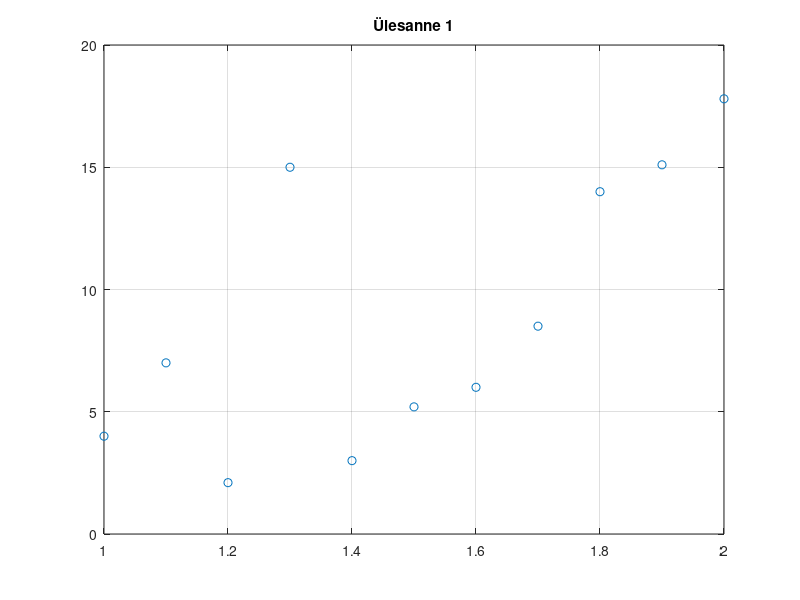
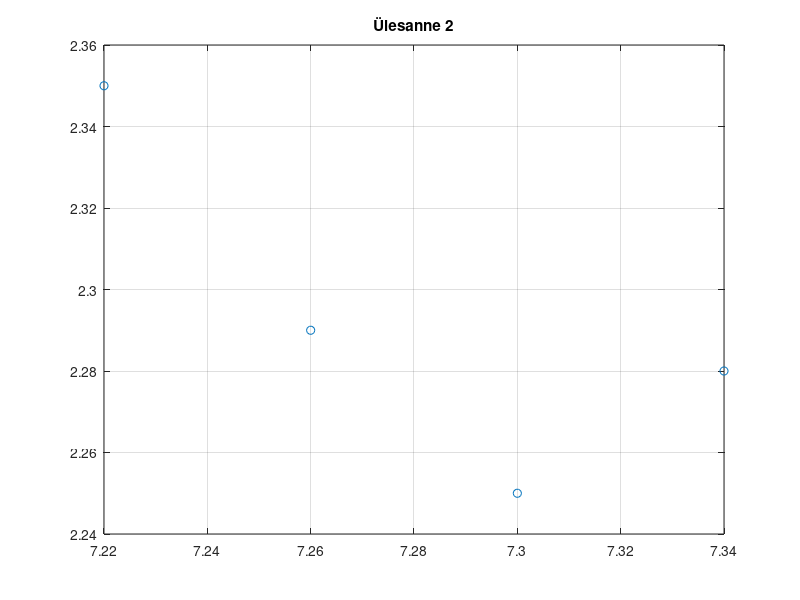
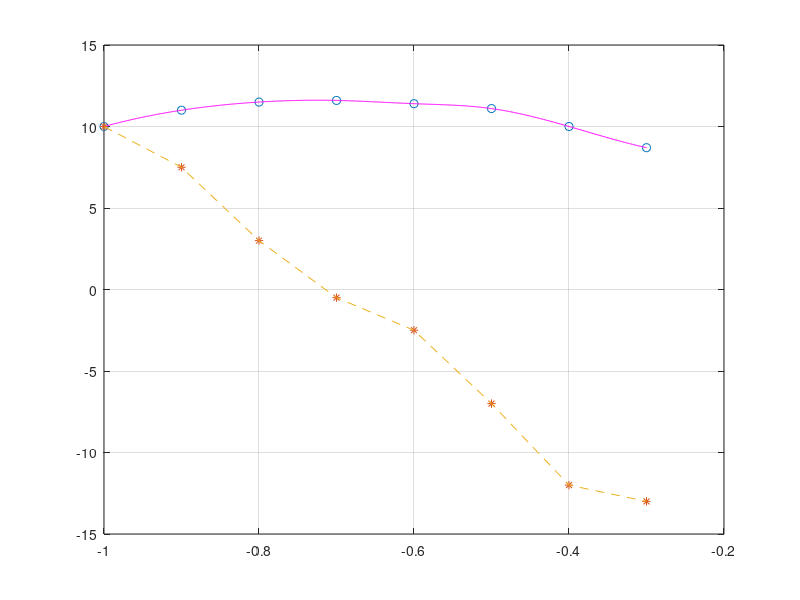

The MATLAB script that drew these images, in order: (Note: this script raises an error after producing the figures.)
clc
clear

fprintf("Ülesanne 1.\n");
x = [1.0, 1.1, 1.2,  1.3, 1.4, 1.5, 1.6, 1.7,  1.8,  1.9,  2.0];
y = [4.0, 7.0, 2.1, 15.0, 3.0, 5.2, 6.0, 8.5, 14.0, 15.1, 17.8];
h = 0.1; % sammu pikkus

figure(1)
plot(x, y, "o")
grid on
title("Ülesanne 1")


dy = zeros(1, length(x));
% Tuletis esimeses sõlmes
dy(1) = (y(2) - y(1))/h;
% Tuletised sisesõlmedes
for i = 2:(length(x)-1)
    dy(i) = (y(i+1) - y(i-1))/(2*h);
end
% Tuletis viimases sõlmes
dy(length(x)) = ( y(length(x)) - y(length(x)-1) )/h;
disp(dy)

fprintf("\nÜlesanne 2.\n");
x = [7.22, 7.26, 7.30, 7.34];
y = [2.35, 2.29, 2.25, 2.28];
h = 0.04;

figure(2)
plot(x, y, "o")
grid on
title("Ülesanne 2")

% Tuletis 2. sõlmes
(y(3) - 2*y(2) + y(1))/(h*h)
% Tuletis 3. sõlmes
(y(4) - 2*y(3) + y(2))/(h*h)

fprintf("\nÜlesanne 3.\n");
x  = [-1.0 -0.9 -0.8 -0.7 -0.6 -0.5 -0.4 -0.3];
y  = [10.0 11.0 11.5 11.6 11.4 11.1 10.0  8.7];
h = x(2) - x(1);

dy = zeros(1, length(y));
dy(1) = (y(2) - y(1))/h;
for i = 2:(length(x)-1)
    dy(i) = (y(i+1) - y(i-1))/(2*h);
end
dy(length(x)) = ( y(length(x)) - y(length(x)-1) )/h;
dy

ddy = zeros(1, length(y));
for i = 2:(length(x)-1)
    ddy(i) = (y(i+1) - 2*y(i) + y(i-1))/(h*h);
end
ddy

fprintf("b) lähendame esialgselt funkstiooni kuupsplainiga S^(3,2)\n")
xx = min(x): 0.001: max(x);
S3_2 = interp1(x, y, xx, "spline");
hh = 0.001;

figure(3)
plot(x, y, "o")
grid on
hold on
plot(xx, S3_2, 'm')
plot(x, dy, "*")

% Method 1: Leiame kuupsplaini punktide põhjal maksimumpunkti
% Tuletis kuupsplainist S^(3,2)(x) ehk dS/dx
dS = zeros(1, length(S3_2));
dS(1) = (S3_2(2) - S3_2(1))/hh;                                         % Ettesammuga
for i = 2:(length(S3_2)-1)
    dS(i) = (S3_2(i+1) - S3_2(i-1))/(2*hh);                             % Kesksammuga
end
dS(length(S3_2)) = ( S3_2(length(S3_2)) - S3_2(length(S3_2)-1) )/hh;    % Tahasammuga
% Leiame ekstreemumpunkti ehk S'(x) = 0 ehk see väärtus, mis 
% on nullile kõige lähemal.
% Selleks on vaja võtta igast väärtusest absoluutväärtus ja leida 
% kõige väiksem väärtus.
% Leiame väikseima väärtuse ja talle vastava indeksi:
[min_val, min_index] = min(abs(dS))
fprintf("Maksimumpunkti koordinaadid: [%.4f, %.4f]\n", xx(min_index), S3_2(min_index))

% Kontroll, kas tegemist max puntiga ehk kas S''(x) < 0
d2S = (S3_2(min_index+1) - 2*S3_2(min_index) + S3_2(min_index-1))/(h*h)
if (d2S < 0.0) 
    fprintf("Tegemist on maksimumpunktiga.\n")
else
    fprintf("Tegemist on miinimumpunktiga.\n") 
end

% Method 2: maksimumpunkti leidmine interp1()-ga
% Lähendame tuletise funktsiooni lineaarsplainiga S^(1,0)(x)
S1_0 = interp1(x, dy, x, "linear")
hold on
plot(x, S1_0, "--")
yline(0)    % punkt kus S^(1_0) läbib x-telge on funktsiooni max punkt

% Tuletis lineaarsplainist
tul = @(t) interp1(x, dy, t, "linear");
x_stats = fsolve(tul, -0.7)

[y(1) y(length(x)) interp1(x, y, x_stats, "spline")]
% max punkt
[x_stats interp1(x, y, x_stats, "spline")]


fprintf("\nÜlesanne 4.\n");

t = [0.0 0.4 0.8 1.2 1.6 2.0 2.4 2.8 3.2 3.6];
x = [3.1 3.8 4.9 6.5 8.4 9.9 11 11.5 11.7 11.8];
h = t(2) - t(1);

N = 3; % kuupolünoom
Vtemp = vander(t);
k = ones(1, length(t));
V = Vtemp(:, (length(Vtemp) - N):length(Vtemp)) .* k';   %V - weigthed Vandermonde matrix; N - desired polynomial degree; k - weights
C = linsolve(V, x')

p3 = @(T) C(1).*T.^3 + C(2).*T.^2 + C(3).*T + C(4);

figure(4)
plot(t, x, "o")
grid on
hold on
fplot(p3, [min(t), max(t)])

syms T
d2f = matlabFunction(diff(p3, T, 2))
hold on
fplot(d2f, [min(t), max(t)])
yline(0)
t0 = fsolve(d2f, 1.4)
x0 = p3(t0)
